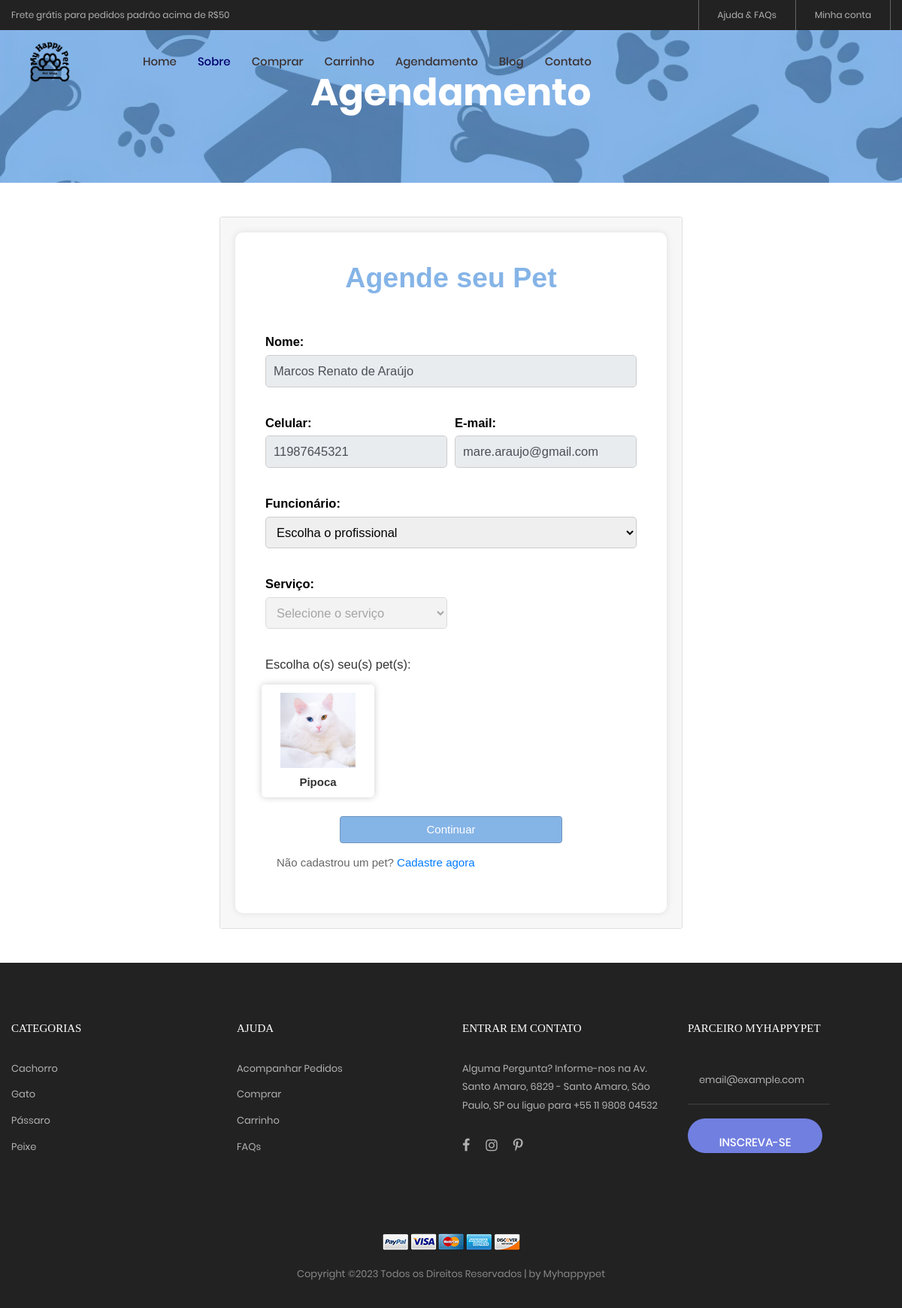
Page /agendamento.php (signed in) on the committed database.
### tables this page shows
CREATE TABLE `cliente` (
  `idCliente` int(10) NOT NULL,
  `id_endereco` int(10) DEFAULT NULL,
  `nome` varchar(100) DEFAULT NULL,
  `sobrenome` varchar(100) DEFAULT NULL,
  `cpf` char(11) DEFAULT NULL,
  `rg` char(9) DEFAULT NULL,
  `data_nasc` date DEFAULT NULL
);

CREATE TABLE `cadastro_cliente` (
  `idCadastro` int(10) NOT NULL,
  `id_cliente` int(10) DEFAULT NULL,
  `data_cad` datetime DEFAULT NULL,
  `email` varchar(50) DEFAULT NULL,
  `celular` char(11) DEFAULT NULL,
  `senha` varchar(250) DEFAULT NULL
);

CREATE TABLE `cadastro_pet` (
  `idPet` int(10) NOT NULL,
  `id_cliente` int(10) DEFAULT NULL,
  `nome_pet` varchar(50) DEFAULT NULL,
  `raca` varchar(20) DEFAULT NULL,
  `sexo_pet` varchar(50) DEFAULT NULL,
  `cor_pet` varchar(20) DEFAULT NULL,
  `data_nasc_pet` date DEFAULT NULL,
  `peso_pet` float(4,2) DEFAULT NULL,
  `data_cad_pet` datetime DEFAULT NULL
);

CREATE TABLE `imagem_pet` (
  `idImgPet` int(10) NOT NULL,
  `id_pet` int(10) DEFAULT NULL,
  `dir_img_pet` varchar(250) DEFAULT NULL,
  `criado` datetime DEFAULT NULL
);

### agendamento.php (the view, shortened to what this page needs)
<?php
    include_once('php/conexao.php');
	$info_cliente = mysqli_query($conn, "SELECT * FROM cliente WHERE idCliente = ". $_SESSION['idCliente']);
	$informacoes_cliente = mysqli_fetch_assoc($info_cliente);
	$info_cad_cliente = mysqli_query($conn, "SELECT * FROM cadastro_cliente WHERE id_cliente = ". $_SESSION['idCliente']);
	$informacoes_cadastro = mysqli_fetch_assoc($info_cad_cliente);
	$animais_cliente = mysqli_query($conn, "SELECT * FROM cadastro_pet WHERE id_cliente = ". $_SESSION['idCliente']);
	$qt_animais_total = 1;
?>
<!DOCTYPE html>
<html lang="pt-br">
<head>
	<link rel="stylesheet" type="text/css" href="vendor/bootstrap/css/bootstrap.min.css">
	<link rel="stylesheet" type="text/css" href="fonts/font-awesome-4.7.0/css/font-awesome.min.css">
	<link rel="stylesheet" type="text/css" href="fonts/iconic/css/material-design-iconic-font.min.css">
	<link rel="stylesheet" type="text/css" href="fonts/linearicons-v1.0.0/icon-font.min.css">
	<link rel="stylesheet" type="text/css" href="vendor/animate/animate.css">
	<link rel="stylesheet" type="text/css" href="vendor/css-hamburgers/hamburgers.min.css">
	<link rel="stylesheet" type="text/css" href="vendor/animsition/css/animsition.min.css">
	<link rel="stylesheet" type="text/css" href="vendor/select2/select2.min.css">
	<link rel="stylesheet" type="text/css" href="vendor/daterangepicker/daterangepicker.css">
	<link rel="stylesheet" type="text/css" href="vendor/slick/slick.css">
	<link rel="stylesheet" type="text/css" href="vendor/MagnificPopup/magnific-popup.css">
	<link rel="stylesheet" type="text/css" href="vendor/perfect-scrollbar/perfect-scrollbar.css">
	<link rel="stylesheet" type="text/css" href="css/util.css">
	<link rel="stylesheet" type="text/css" href="css/main.css">
	<link rel="stylesheet" type="text/css" href="css/joao.css">
</head>
<body class="animsition">
	<header>
		<div class="container-menu-desktop">
			<div class="top-bar">
				<div class="content-topbar flex-sb-m h-full container">
					<div class="left-top-bar">
						Frete grátis para pedidos padrão acima de R$50
					</div>
					<div class="right-top-bar flex-w h-full">
						<a href="ajuda.html" class="flex-c-m trans-04 p-lr-25">
							Ajuda & FAQs
						</a>
						<a href="php/checa_login.php" class="flex-c-m trans-04 p-lr-25">
							Minha conta
						</a>
					</div>
				</div>
			</div>
			<div class="wrap-menu-desktop">
				<nav class="limiter-menu-desktop container">
					<a href="index.html" class="logo">
						<img src="images/icons/logo.png" alt="IMG-LOGO">
					</a>
						<div class="menu-desktop">
						<ul class="main-menu">
							<li>
								<a href="index.html">Home</a>
							</li>
							<li class="active-menu">
								<a href="sobre.html">Sobre</a>
							</li>
							<li>
								<a href="comprar.html">Comprar</a>
							</li>
							<li>
								<a href="carrinho.html">Carrinho</a>
							</li>
							<li>
								<a href="agendamento.php">Agendamento</a>
							</li>
							<li>
								<a href="blog.html">Blog</a>
							</li>
							<li>
								<a href="contato.html">Contato</a>
							</li>
						</ul>
					</div>
				</nav>
			</div>
		</div>
	</header>
	</div><br><br><br>
	<section class="bg-img1 txt-center p-lr-15 p-tb-92" style="background-image: url('images/bg-01.jpg');">
		<h2 class="ltext-105 cl0 txt-center">
			Agendamento
		</h2>
	</section>
<main id="main">
  <br><br>
</main>
<body class="my-login-page"></body>
		<section class="h-90">
			<div class="container h-100">
				<div class="row justify-content-md-center h-100">
					<div class="card-wrapper">
						<div class="card fat">
							<div class="card-body" >
								<form method="POST" action="agendamento-pt2.php" class="my-login-validation">
                                    <div class="form-header">
                                        <h1 id="cor_agenda1" >Agende seu Pet</h1><br>
                                    </div>
                                    <div class="form-body">
                                        <div class="form-row">
                                            <div class="form-group col-md-12">
                                                <label for="nomeCompleto" id="cor_agenda">Nome:</label>
                                                <input id="nomeCompleto" type="text" class="form-control" name="nomeCompleto" value="<?php echo($informacoes_cliente['nome'] .' '. $informacoes_cliente['sobrenome']) ?>" required readonly autofocus>
                                            </div>
                                        </div>
                                        <div class="form-row">
                                            <div class="form-group col-md-6">
                                                <label for="celular" id="cor_agenda">Celular:</label>
                                                <input id="celular" type="tel" class="form-control" name="celular" placeholder="(00) 00000-0000" value="<?php echo($informacoes_cadastro['celular']); ?>" readonly required>
                                            </div>
                                            <div class="form-group col-md-6">
                                                <label for="email" id="cor_agenda">E-mail:</label>
                                                <input id="email" type="email" class="form-control" name="email" value="<?php echo($informacoes_cadastro['email']); ?>" readonly required>
                                            </div>
                                        </div>
                                        <div class="form-row">
                                            <div class="form-group col">
											<label for="funcionarios" id="cor_agenda">Funcionário:</label>
													<select id="funcionarios" name="funcionarios" oninput="libera_servico(this.value)">
														<option value='' selected>Escolha o profissional</option>
													</select>
                                            </div>
                                        </div>
										<div class="form-row">
                                            <div class="form-group col-md-6">
                                                <label for="servico" id="cor_agenda">Serviço:</label>
                                                <select id="servico" name="servico"  required disabled>
                                                    <option value="" id="cor_agenda">Selecione o serviço</option>
                                                </select>
                                            </div>
                                        </div>
										<div class="form-row pet-form">
											<div class="form-group col-md-12">
												<label class="cor-agenda">Escolha o(s) seu(s) pet(s):</label>
												<div class="row">
												<?php
												while ($row_animal = mysqli_fetch_assoc($animais_cliente)) {
													$img_pet = mysqli_query($conn, "SELECT * FROM imagem_pet WHERE id_pet = ". $row_animal['idPet']);
													$pega_img_pet = mysqli_fetch_assoc($img_pet);
													if (($qt_animais_total % 2) != 0) {
													echo('
													<div class="d-flex align-items-center">
														<label class="btn btn-outline-secondary pet-option mr-3">
														<input type="radio" name="animal" value="'. $row_animal['idPet'] .'" autocomplete="off" class="opcao1">
														<img src="'. ($pega_img_pet['dir_img_pet'] ?? 'images/imgPet/placeholder_pet.png') .'" alt="'. $row_animal['nome_pet'] .'" class="pet-img" style="vertical-align: middle; display: inline-block;">
														<span class="pet-name">'. $row_animal['nome_pet'] .'</span>
														</label>
													</div>');
													}
													$qt_animais_total++;
												}
												?>
												</div>
											</div>
										</div>
										<div class="form-row">
                                            <div class="form-group col-md-12">
                                                <button type="submit" class="btn btn-primary btn-block"id="botão">
                                                    Continuar
                                                </button>
                                            </div>
                                        </div>
                                        <div class="form-group col-md-8">
                                            Não cadastrou um pet? <a href="cadastropet.html">Cadastre agora</a>
                                        </div>
                                    </div>
                                </form>
							</div>
						</div>
					</div>
				</div>
			</div><br><br>
		</section>
	<footer class="bg3 p-t-75 p-b-32">
		<div class="container">
			<div class="row">
				<div class="col-sm-6 col-lg-3 p-b-50">
					<h4 class="stext-301 cl0 p-b-30">
						Categorias
					</h4>
					<ul>
						<li class="p-b-10">
							<a href="#" class="stext-107 cl7 hov-cl1 trans-04">
								Cachorro
							</a>
						</li>
						<li class="p-b-10">
							<a href="#" class="stext-107 cl7 hov-cl1 trans-04">
								Gato
							</a>
						</li>
						<li class="p-b-10">
							<a href="#" class="stext-107 cl7 hov-cl1 trans-04">
								Pássaro
							</a>
						</li>
						<li class="p-b-10">
							<a href="#" class="stext-107 cl7 hov-cl1 trans-04">
								Peixe
							</a>
						</li>
					</ul>
				</div>
				<div class="col-sm-6 col-lg-3 p-b-50">
					<h4 class="stext-301 cl0 p-b-30">
						Ajuda
					</h4>
					<ul>
						<li class="p-b-10">
							<a href="#" class="stext-107 cl7 hov-cl1 trans-04">
								Acompanhar Pedidos
							</a>
						</li>
						<li class="p-b-10">
							<a href="#" class="stext-107 cl7 hov-cl1 trans-04">
								Comprar
							</a>
						</li>
						<li class="p-b-10">
							<a href="#" class="stext-107 cl7 hov-cl1 trans-04">
								Carrinho
							</a>
						</li>
						<li class="p-b-10">
							<a href="#" class="stext-107 cl7 hov-cl1 trans-04">
								FAQs
							</a>
						</li>
					</ul>
				</div>
				<div class="col-sm-6 col-lg-3 p-b-50">
					<h4 class="stext-301 cl0 p-b-30">
						Entrar em contato
					</h4>
					<p class="stext-107 cl7 size-201">
						Alguma Pergunta? Informe-nos na Av. Santo Amaro, 6829 - Santo Amaro, São Paulo, SP ou ligue para +55 11 9808 04532
					</p>
					<div class="p-t-27">
						<a href="#" class="fs-18 cl7 hov-cl1 trans-04 m-r-16">
							<i class="fa fa-facebook"></i>
						</a>
						<a href="#" class="fs-18 cl7 hov-cl1 trans-04 m-r-16">
							<i class="fa fa-instagram"></i>
						</a>
						<a href="#" class="fs-18 cl7 hov-cl1 trans-04 m-r-16">
							<i class="fa fa-pinterest-p"></i>
						</a>
					</div>
				</div>
				<div class="col-sm-6 col-lg-3 p-b-50">
					<h4 class="stext-301 cl0 p-b-30">
						Parceiro Myhappypet
					</h4>
					<form>
						<div class="wrap-input1 w-full p-b-4">
							<input class="input1 bg-none plh1 stext-107 cl7" type="text" name="email" placeholder="email@example.com">
						</div>
						<div class="p-t-18">
							<button class="flex-c-m stext-101 cl0 size-103 bg1 bor1 hov-btn2 p-lr-15 trans-04">
								Inscreva-se
							</button>
						</div>
					</form>
				</div>
			</div>
			<div class="p-t-40">
				<div class="flex-c-m flex-w p-b-18">
					<a href="#" class="m-all-1">
						<img src="images/icons/icon-pay-01.png" alt="ICON-PAY">
					</a>
					<a href="#" class="m-all-1">
						<img src="images/icons/icon-pay-02.png" alt="ICON-PAY">
					</a>
					<a href="#" class="m-all-1">
						<img src="images/icons/icon-pay-03.png" alt="ICON-PAY">
					</a>
					<a href="#" class="m-all-1">
						<img src="images/icons/icon-pay-04.png" alt="ICON-PAY">
					</a>
					<a href="#" class="m-all-1">
						<img src="images/icons/icon-pay-05.png" alt="ICON-PAY">
					</a>
				</div>
				<p class="stext-107 cl6 txt-center">
Copyright &copy;<script>document.write(new Date().getFullYear());</script> Todos os Direitos Reservados | by Myhappypet</a>
				</p>
			</div>
		</div>
	</footer>
</body>
</html>

### css/main.css (style rules this page uses)
.container { max-width: 1380px; }
@media (max-width: 1600px) { .container { max-width: 1200px; } }
.container-menu-desktop { height: auto; width: 100%; position: relative; -webkit-transition: all 0.3s; -o-transition: all 0.3s; -moz-transition: all 0.3s; transition: all 0.3s; }
.top-bar { height: 40px; background-color: #222; }
.left-top-bar { font-family: Poppins-Regular; font-size: 12px; line-height: 1.8; color: #b2b2b2; }
.right-top-bar a { font-family: Poppins-Regular; font-size: 12px; line-height: 1.8; height: 100%; color: #b2b2b2; border-right: 1px solid rgba(255,255,255,0.3); }
.right-top-bar a:first-child { border-left: 1px solid rgba(255,255,255,0.3); }
.wrap-menu-desktop { position: fixed; z-index: 1100; background-color: transparent; width: 100%; height: 84px; top: 40px; left: 0px; -webkit-transition: height 0.3s, background-color 0.3s; -o-transition: height 0.3s, background-color 0.3s; -moz-transition: height 0.3s, background-color 0.3s; transition: height 0.3s, background-color 0.3s; }
.limiter-menu-desktop { height: 100%; display: -webkit-box; display: -webkit-flex; display: -moz-box; display: -ms-flexbox; display: flex; align-items: center; background-color: transparent; }
.logo { display: -webkit-box; display: -webkit-flex; display: -moz-box; display: -ms-flexbox; display: flex; align-items: center; height: 65%; margin-right: 55px; }
.logo img { max-width: 100%; max-height: 100%; }
.menu-desktop { display: -webkit-box; display: -webkit-flex; display: -moz-box; display: -ms-flexbox; display: flex; align-items: center; height: 100%; }
.main-menu { list-style-type: none; margin: 0; display: -webkit-box; display: -webkit-flex; display: -moz-box; display: -ms-flexbox; display: flex; align-items: center; }
.main-menu > li { display: block; position: relative; padding: 20px 10px 20px 0px; margin: 0px 4px 0px 14px; }
.main-menu > li > a { font-family: Poppins-Medium; color: #3b3232; padding: 5px 0px; transition: all 0.4s; -webkit-transition: all 0.4s; -o-transition: all 0.4s; -moz-transition: all 0.4s; }
.main-menu > li.active-menu > a { color: #00026d; }
.cl0 { color: #fff; }
.cl6 { color: #888; }
.cl7 { color: #b2b2b2; }
.stext-101 { font-family: Poppins-Medium; font-size: 15px; line-height: 1.466667; text-transform: uppercase; }
.stext-107 { font-family: Poppins-Regular; font-size: 13px; line-height: 1.923; }
.stext-301 { font-family: Montserrat-Bold; font-size: 15px; line-height: 1.6; text-transform: uppercase; }
.ltext-105 { font-family: Poppins-Bold; font-size: 50px; line-height: 1.1; }
.size-103 { min-width: 179px; height: 46px; }
.size-201 { max-width: 270px; }
.bg-none { background-color: transparent; }
.bg1 { background-color: #717fe0; }
.bg3 { background-color: #222; }
.bg-img1 { background-size: cover; background-position: center center; background-repeat: no-repeat; margin-top: -7%; }
.bor1 { border-radius: 23px; }
.wrap-input1 { position: relative; border-bottom: 2px solid rgba(204,204,204, 0.1); }
.input1 { background-color: transparent; width: 100%; }

### rows in the picture
cliente: nomeCompleto "Marcos Renato de Araújo"
cadastro_cliente: celular "11987645321", email "mare.araujo@gmail.com"
cadastro_pet: imagem_pet.dir_img_pet (picture), nome_pet "Pipoca"
